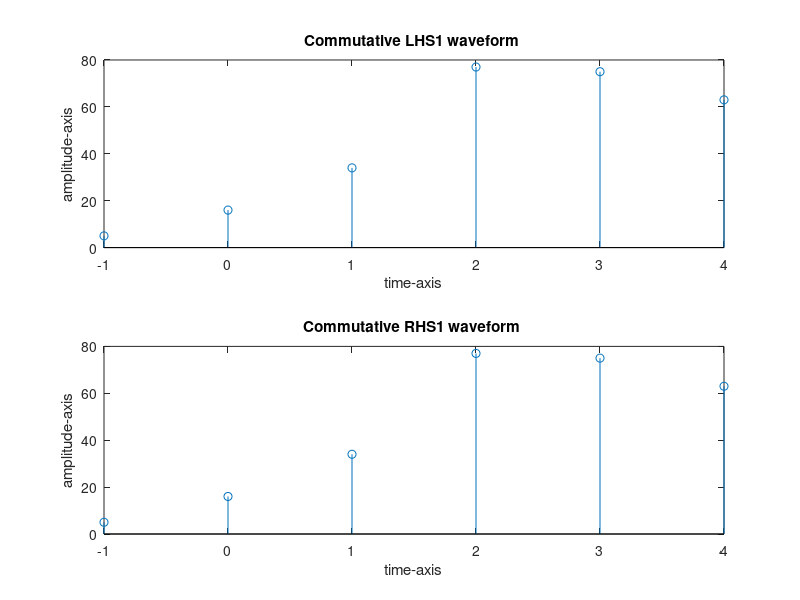

MATLAB code for this plot:
n1=0:2:6; 
n2=-1:1:1; 
n3=-1:1:4;  

x=[1,2,3,9]; 
y=[5,6,7];   

% Commutative property
LHS1=conv(x,y)

subplot(2,1,1);
stem(n3,LHS1);
title('Commutative LHS1 waveform ');

xlabel('time-axis');

ylabel('amplitude-axis');

RHS1=conv(y,x)

subplot(2,1,2);
stem(n3,RHS1);
title('Commutative RHS1 waveform ');

xlabel('time-axis');

ylabel('amplitude-axis');

